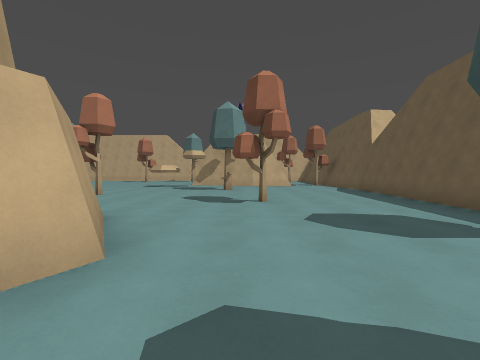
view 1 (above)

19 first-person views from a walk through a Godot game level. The camera is 1.4 m above the floor, tilts 2° down and sees 90° across. The floor is counted in squares, 2 m on a side. Each view is taken from the middle of a square. On the plan, view 1 faces up. The plan holds only what a view shows up to about 9 squares ahead; the rest is blank. The place goes on beyond the plan. Characters and animated objects are left out.

view 2
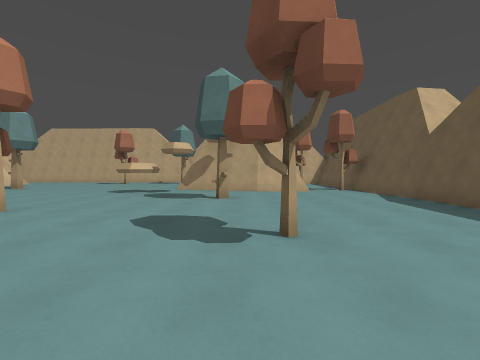

view 3
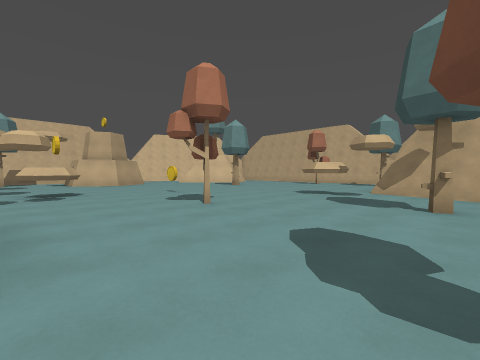

view 4
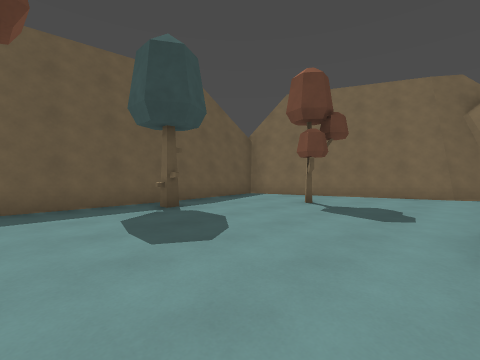

view 5
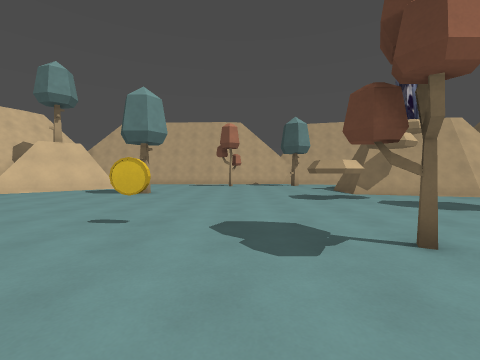

view 6
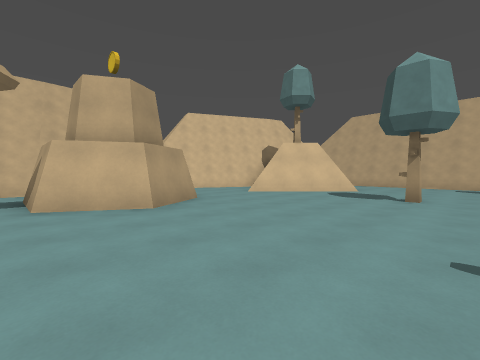

view 7
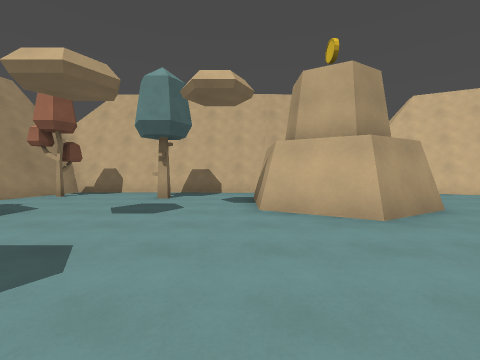

view 8
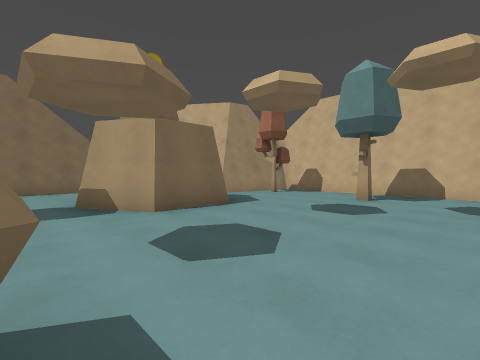

view 9
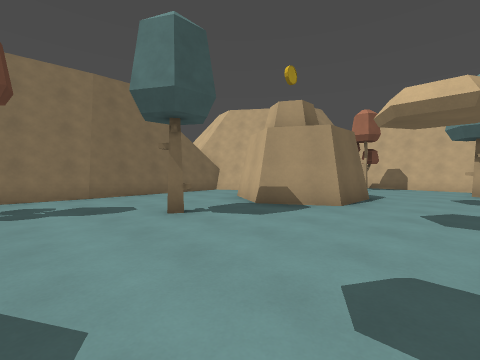

view 10
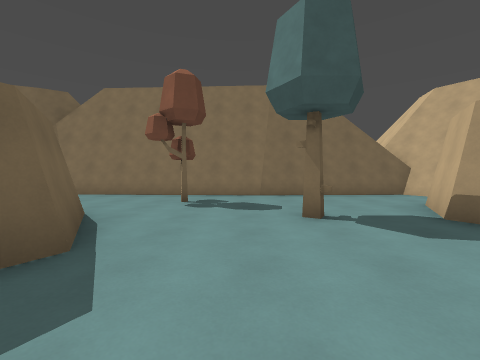

view 11
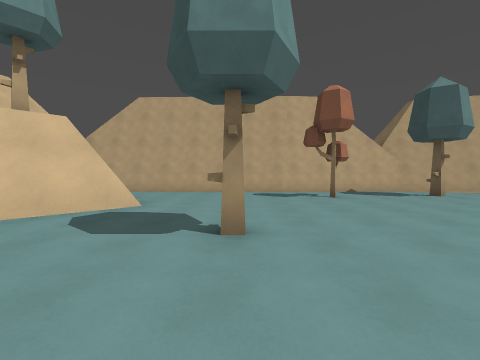

view 12
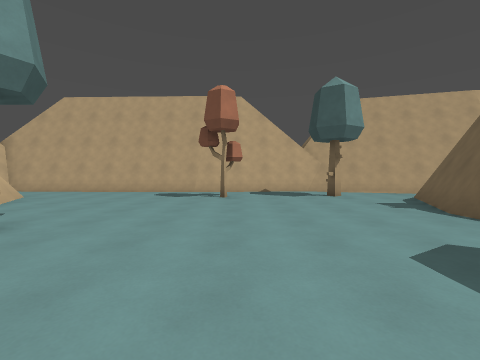

view 13
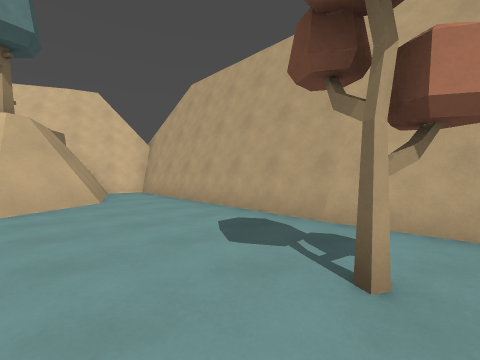

view 14
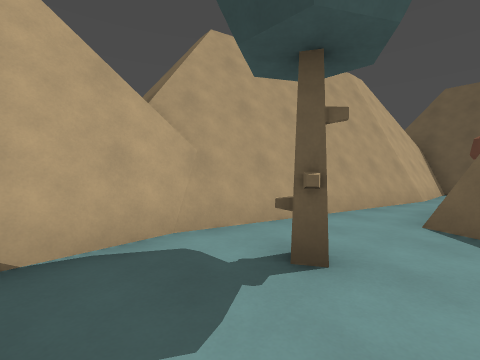

view 15
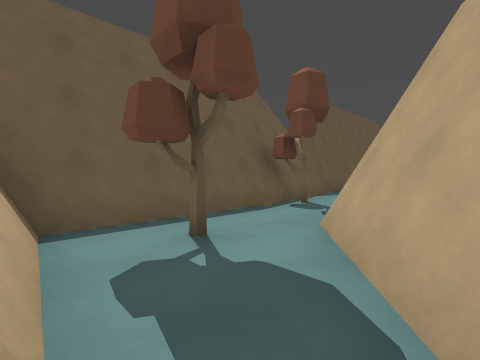

view 16
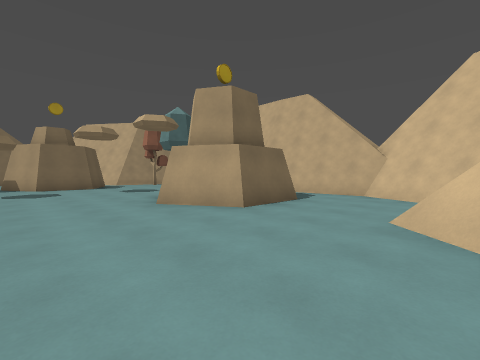

view 17
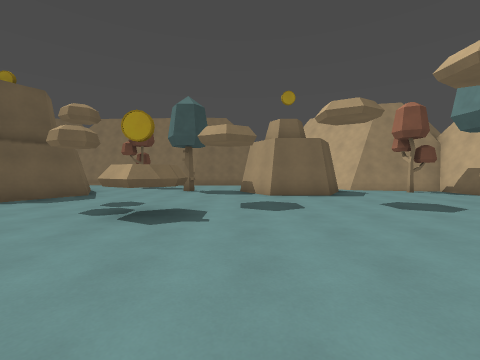

view 18
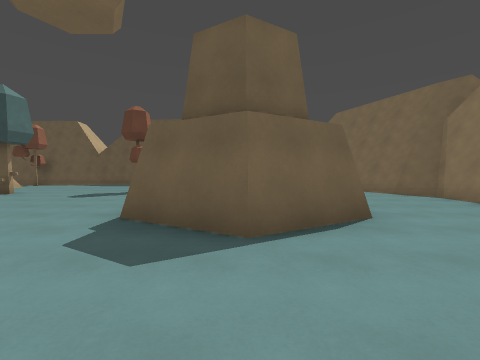

view 19
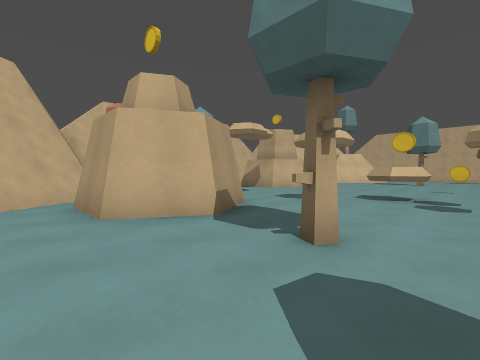

### Floor plan
Points are (right, up) in squares from view 1. A wall is a line through its corners. A room is listed if a view was taken in it or the views show most of it. See-through windows are left out.
Room 1 (views 1, 2, 3, 4, 5, 6, 7, 8, 9, 10, 11, 12, 13, 14, 15, 16, 17, 18, 19)
walls: (-7.9, 5.3) (-7.9, 4.7) (-8.4, 4.3) (-9, 4.7) (-9, 5.3) (-8.4, 5.7) (-7.9, 5.3); (-2.2, 3.5) (-1.4, 2.2); (-2.9, 11.8) (-2.9, 11) (-3.5, 10.7) (-4.1, 11) (-4.1, 11.8); (-2.2, 12.5) (-2.2, 13.9) (-1, 16.3); (-4.3, 0) (-5.4, 1.9) (-4.4, 3.6); (-12.5, 2) (-11, 2) (-10.1, 0.5) (-11, -0.9) (-12.6, -0.9); (0.7, 11.8) (-2.2, 12.6); (-11.2, 15) (-13.8, 12.5); (-15.2, 9.6) (-13.4, 9.6) (-12.5, 8.1) (-13.4, 6.5) (-15.4, 6.5); (2.5, 11.7) (0.6, 11.7); (-13.4, 0.5) (-12.8, 1.5); (-7.8, -3.3) (-6.4, -3.4); (-4.5, -3.5) (-1.3, -3.6) (-0.4, -3); (-8.6, -3.3) (-7.6, -3.3); (0.9, 15.4) (2.2, 13.8); (-17, 6.7) (-17.1, 0.2); (4.8, 9.4) (4.4, 12.5); (4.4, 3) (4.8, 10); (-12.2, 16.3) (-11.5, 15.1); (0.8, 15.9) (2.4, 13.9); (-17.2, 6.7) (-17.2, 0.3) (-14, -0.5); (-14.5, -0.4) (-13.3, -2.1); (-1.4, -3.5) (-0.5, -2.9); (-7.4, 18.4) (-14.2, 18.6); (-0.5, -3.1) (1.2, -2.4); (-17.4, 8.6) (-17.3, 8.1); (-9.4, 18.2) (-14.2, 18.4); (4.5, 12.5) (4.6, 14.5); (1.5, -2.3) (4.3, -1.1); (-12.7, -2.9) (-12.3, -3.5) (-11.2, -3.5); (-3, 18.7) (-7.5, 18.4); (-16.4, 13.3) (-17.4, 11.4); (-17.6, 11) (-17.5, 9.6); (-17.1, 0.5) (-14.5, -0.1); (2.1, 17.2) (-3.4, 18.8); (4.6, 14.6) (4.8, 17.1); (-14.6, 16.9) (-12.3, 16.1) (-11.7, 14.9) (-13.8, 12.8); (4.5, -1) (4.5, 0.3); (-14.5, 18.4) (-14.9, 17); (4.5, 17.1) (1.9, 17.2)
low walls: (-2.4, 12.5) (-2.4, 14) (-1.2, 16.5); (0.7, 11.6) (-2.2, 12.5); (-8.6, -3.2) (-7.6, -3.1) (-6.5, -3.1); (4.6, 9.3) (4.5, 10.4); (-14, -0.5) (-12.9, -2.1); (-14.3, -0.4) (-12.5, -3); (-12, 16.5) (-11.2, 15); (-0.6, -2.9) (4.4, -0.8); (-9.5, 17.9) (-14.3, 18.2); (-16.5, 12.8) (-17.1, 11.4); (2.1, 17) (-3.6, 18.6); (4.4, 14.7) (4.5, 17.1); (4.3, -1.1) (4.3, -0.4); (-14.2, 18.4) (-14.6, 17.2) (-12.2, 16.3); (4.4, 16.8) (2, 17); (4.7, 17.6) (2.1, 17.7)
objects: tree (-16, 1); tree (-15, 4); tree (-9, 13); tree (-8, 0); coin (-7, 8); tree (-6, -2); tree (-6, 17); tree (-4, 7); tree (-3, 17); tree (0, 6); tree (0, 9); tree (2, 0); tree (3, 3); tree (3, 16); tree (4, 12)

Positions as (right, up) in squares from view 1, and headings:
1: (0, 0), facing up
2: (0, 3), facing up
3: (0, 4), facing up-left
4: (-1, 5), facing down-right
5: (-6, 5), facing up
6: (-8, 6), facing up-left
7: (-9, 6), facing left
8: (-9, 6), facing down-left
9: (-6, 4), facing down-left
10: (-7, 4), facing down
11: (-9, 10), facing up
12: (-6, 10), facing up
13: (-6, 15), facing up-left
14: (-5, 16), facing up-right
15: (1, 17), facing down-right
16: (-10, 13), facing down-left
17: (-10, 9), facing down
18: (-8, 2), facing right
19: (-7, -2), facing up-left
